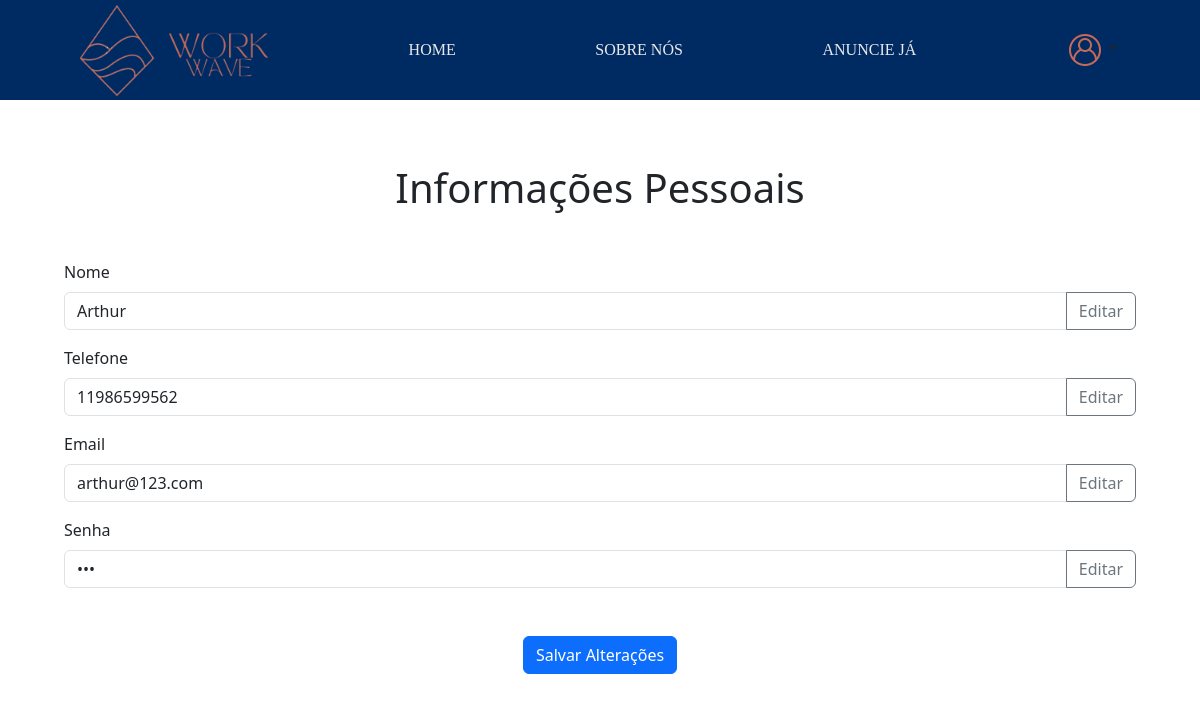
The page /DadosUsuario.php (signed in) on the database as committed earlier.
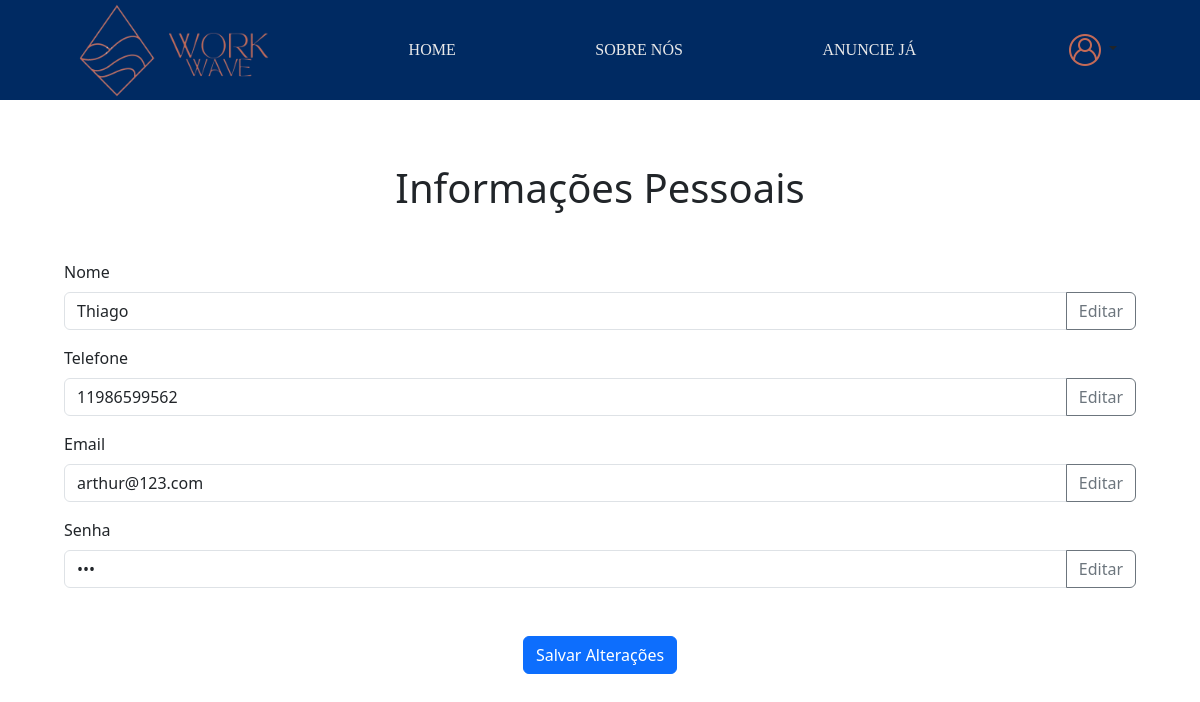
The same page on the database as committed later.
### tables this page shows
CREATE TABLE `proprietario` (
  `ProId` int(11) NOT NULL,
  `ProNome` varchar(100) NOT NULL,
  `ProSenha` varchar(50) NOT NULL,
  `ProEmail` varchar(100) NOT NULL,
  `ProTelefone` varchar(20) NOT NULL
);

### DadosUsuario.php (the view, shortened to what this page needs)
<?php
try {
    $conexao = new PDO("mysql:host=localhost; dbname=workwave", "root", "");
    $conexao->setAttribute(PDO::ATTR_ERRMODE, PDO::ERRMODE_EXCEPTION);
} catch (PDOException $erro) {
    echo "Erro na conexão:" . $erro->getMessage();
}
if ($_SESSION['ProprietarioLocador'] == 'Proprietario') {
    $tabela = 'proprietario';
    $campo_id = 'ProId';
    $campo_nome = 'ProNome';
    $campo_telefone = 'ProTelefone';
    $campo_email = 'ProEmail';
    $campo_senha = 'ProSenha';
}
$stmt = $conexao->prepare("SELECT * FROM $tabela WHERE $campo_id = :id");
$stmt->bindParam(':id', $_SESSION['UsuarioId']);
$stmt->execute();
$usuario = $stmt->fetch(PDO::FETCH_ASSOC);
?>
<!DOCTYPE html>
<html lang="en">
<head>
    <link href="https://cdn.jsdelivr.net/npm/bootstrap@5.3.3/dist/css/bootstrap.min.css" rel="stylesheet">
    <link rel="stylesheet" href="css/DadosUsuario.css">
    <link rel="stylesheet" href="css/Style.css">
</head>
<body>
<header>
    <div class="logo">
        <img src="img/WorkWave-removebg-preview (1).png" alt="" width="95px" height="95px">
        <img src="img/WorkWave__2_-removebg-preview.png" alt="" width="100px" height="100px">
    </div>
    <a href="index.php" class="underline">HOME</a>
    <a href="SobreNos.php" class="underline">SOBRE NÓS</a>
    <a href="AnuncieJa.php" class="underline">ANUNCIE JÁ</a>
    <?php
    if (!isset($_SESSION['usuario_validado']) || $_SESSION['usuario_validado'] == false) {
    ?>
        <div class="dropdown">
            <a class="btn dropdown-toggle" href="#" role="button" data-bs-toggle="dropdown" aria-expanded="false">
                <img src="img/user-logo.png" alt="">
            </a>
            <ul class="dropdown-menu">
                <li><a class="dropdown-item" href="login.php">Fazer Login</a></li>
            </ul>
        </div>
    <?php
    } else {
    ?>
        <div class="dropdown">
            <a class="btn dropdown-toggle" href="#" role="button" data-bs-toggle="dropdown" aria-expanded="false">
                <img src="img/user-logo.png" alt="">
            </a>
        </div>
    <?php
    };
    ?>
</header>
<div class="conteudo">
    <div class="dados">
        <h1 class = "text-center mb-5">Informações Pessoais</h1>
        <form method="POST" action="">
            <div class="mb-3">
                <label for="nome" class="form-label">Nome</label>
                <div class="input-group">
                    <input type="text" class="form-control" id="nome" name="nome" value="<?= $usuario[$campo_nome] ?>" readonly>
                    <button class="btn btn-outline-secondary" type="button" onclick="enableField('nome')">Editar</button>
                </div>
            </div>
            <div class="mb-3">
                <label for="telefone" class="form-label">Telefone</label>
                <div class="input-group">
                    <input type="text" class="form-control" id="telefone" name="telefone" value="<?= $usuario[$campo_telefone] ?>" readonly>
                    <button class="btn btn-outline-secondary" type="button" onclick="enableField('telefone')">Editar</button>
                </div>
            </div>
            <div class="mb-3">
                <label for="email" class="form-label">Email</label>
                <div class="input-group">
                    <input type="email" class="form-control" id="email" name="email" value="<?= $usuario[$campo_email] ?>" readonly>
                    <button class="btn btn-outline-secondary" type="button" onclick="enableField('email')">Editar</button>
                </div>
            </div>
            <div class="mb-3">
                <label for="senha" class="form-label">Senha</label>
                <div class="input-group">
                    <input type="password" class="form-control" id="senha" name="senha" value="<?= $usuario[$campo_senha] ?>" readonly>
                    <button class="btn btn-outline-secondary" type="button" onclick="enableField('senha')">Editar</button>
                </div>
            </div>
            <div class="botao d-flex justify-content-center mt-5">
                <button type="submit" class="btn btn-primary">Salvar Alterações</button>
            </div>
        </form>
    </div>
</div>
</body>
</html>

Rows that differ between the two databases and show on the page:
changed proprietario "arthur@123.com": nome "Arthur" → "Thiago"
